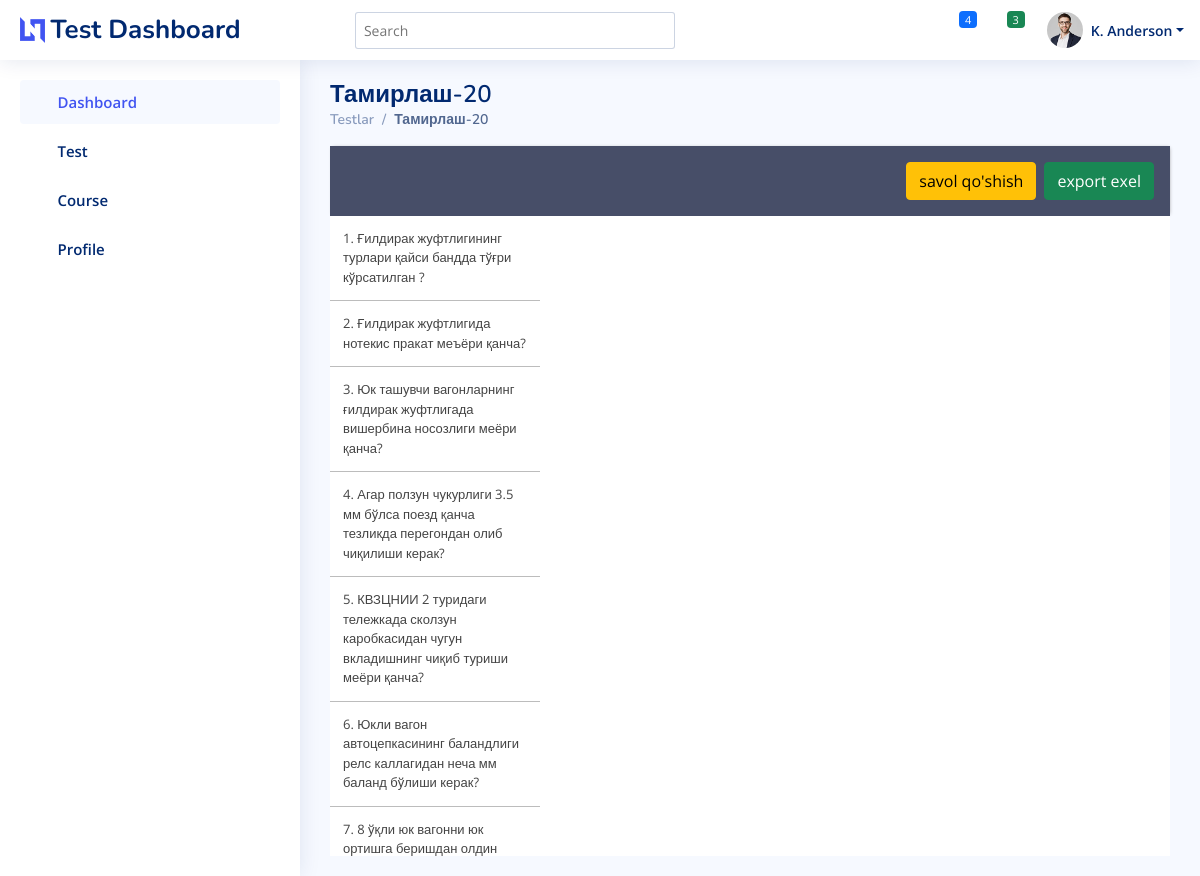
Page /quiz/36 on the committed database.
### quiz/models.py (models this page shows, shortened)
class Quiz(models.Model):
    category = TreeForeignKey("quiz.Category", on_delete=models.CASCADE, null=True, blank=True,
                              related_name='quizs',
                              verbose_name='Bo\'lim', help_text="Bo'limni tanlang")
    course = models.ForeignKey(
        "course.Course", on_delete=models.CASCADE, related_name='quizs_course', blank=True, null=True)
    module = models.ForeignKey("course.Module", verbose_name=_(
        "module"), on_delete=models.CASCADE, blank=True, null=True, related_name='quizs_module')
    title = models.CharField(max_length=255, blank=True)
    description = models.CharField(max_length=255, blank=True)
    number_of_questions = models.IntegerField(
        verbose_name="Test savollari soni", blank=True)
    score_to_pass = models.IntegerField(
        verbose_name='o\'tish bali', help_text="O'tish uchun eng past ball (1 ~ 100 oralig'ida)")
    time = models.IntegerField(
        verbose_name='test vaqti', help_text="test yechish uchun vaqt davomiyligi")
    created = models.DateTimeField(auto_now_add=True)
    active = models.BooleanField(default=False)
    def __str__(self):
        return f"{self.category}"
    class Meta:
        ordering = ['category', 'course', 'module']

class Category(MPTTModel):
    name = models.CharField(
        verbose_name=_("Category Name"),
        help_text=_("Required and unique"),
        max_length=255,
    )
    slug = models.SlugField(verbose_name=_(
        "Category safe URL"), max_length=255, unique=True)
    parent = TreeForeignKey("self", on_delete=models.CASCADE,
                            null=True, blank=True, related_name="children")
    is_active = models.BooleanField(default=True)
    icon = models.ImageField()
    class MPTTMeta:
        order_insertion_by = ["name"]
    class Meta:
        verbose_name = _("Category")
        verbose_name_plural = _("Categories")
    def __str__(self):
        return self.name

class Question(models.Model):
    quiz = models.ForeignKey(
        Quiz, on_delete=models.CASCADE, related_name='questions')
    text = models.TextField(blank=True, null=True)
    uuid = models.UUIDField(default=uuid.uuid4(), editable=False, unique=True)
    created = models.DateTimeField(auto_now_add=True)
    order = OrderField(blank=True, for_fields=['quiz'], null=True)
    class Meta:
        ordering = ['created']

### quiz/views.py (the view, shortened to what this page needs)
class QuizDetailView(TemplateResponseMixin, View):
    template_name = 'dashboard/pages/question_list.html'
    def get(self, request, pk):
        quiz = get_object_or_404(Quiz, pk=pk)
        questions = quiz.questions.all()
        return self.render_to_response({
            'questions': questions,
            'quiz': quiz
        })

### account/context_processors.py (called while the page is built, shortened)
def account_info(request):
    return {}

### quiz/templates/dashboard/pages/question_list.html
{% extends 'dashboard/base.html' %}
{% load static %}
{% load crispy_forms_tags %}
{% block style %}
    <link rel="stylesheet" href="{% static 'assets/css/quiz_style.css' %}">
{% endblock style %}
{% block content %}
    <div class="pagetitle">
        <h1>{{ quiz }}</h1>
        <nav>
            <ol class="breadcrumb">
                <li class="breadcrumb-item"><a href="{% url 'quiz:quiz_list' %}">Testlar</a></li>
                <li class="breadcrumb-item active">{{ quiz }}</li>
            </ol>
        </nav>
    </div>
    <div class="block__btn gap-2">
       <button hx-target="#wrapper-form" hx-get="{% url 'quiz:create_question' quiz.pk %}" hx-swap="innerHTML"
                class="btn btn-warning">savol qo'shish
        </button>
    <button hx-target="#wrapper-form" hx-get="{% url 'quiz:create_question_with_excel' quiz.pk %}" hx-swap="innerHTML"
                class="btn btn-success">export exel
        </button>
    </div>
    <div class="wrapper-quiz">
        <div class="wrapper-questions">
            <div class="block__questions">
                <ul class="list__questions" id="list_question">
                    {% for question in questions %}
                        {% include 'dashboard/manage/detail_question.html' %}
                    {% endfor %}
                </ul>
            </div>
        </div>
        <div class="wrapper-form" id="wrapper-form">
        </div>
    </div>
{% endblock %}

### quiz/templates/dashboard/manage/detail_question.html
<li data-question="{{ question.id }}" hx-get="{% url 'quiz:update_question' question.id %}" hx-target="#wrapper-form"
    hx-swap="innerHtml"
    class="item__question"><span>{{ question.order|add:1 }}. </span>
    {{ question.text }}
</li>

### quiz/static/assets/css/style.css (style rules this page uses)
:root { scroll-behavior: smooth; }
body { font-family: "Open Sans", sans-serif; background: #f6f9ff; color: #444444; }
a { color: #4154f1; text-decoration: none; }
h1, h2, h3, h4, h5, h6 { font-family: "Nunito", sans-serif; }
.pagetitle { margin-bottom: 10px; }
.pagetitle h1 { font-size: 24px; margin-bottom: 0; font-weight: 600; color: #012970; }
.breadcrumb { font-size: 14px; font-family: "Nunito", sans-serif; color: #899bbd; font-weight: 600; }
.breadcrumb a { color: #899bbd; transition: 0.3s; }
.breadcrumb .breadcrumb-item::before { color: #899bbd; }
.breadcrumb .active { color: #51678f; font-weight: 600; }

### quiz/static/assets/css/quiz_style.css (style rules this page uses)
a { color: black; text-decoration: none; }
.wrapper-quiz { display: grid; grid-template-columns: 25% auto; height: 80vh; background: #fff; overflow: hidden; }
.wrapper-questions { position: relative; }
.block__questions { height: 80vh; }
.list__questions { overflow-y: scroll; height: 100%; }
.item__question { padding: 1em; border-bottom: .3px solid rgba(128, 128, 128, 0.53); font-size: 13px; cursor: pointer; }
.block__btn { min-height: 60px; display: flex; justify-content: end; padding: 1em; box-shadow: 1px 0 4px -2px gray; background-color: #474E68; }
ul { padding: 0; }
.wrapper-form { height: 100%; overflow-y: auto; }

### rows in the picture
Quiz: category.name "Тамирлаш-20"
Question: order|add "1", text "Ғилдирак жуфтлигининг турлари қайси бандда тўғри кўрсатилган ?"
Question: order|add "2", text "Ғилдирак жуфтлигида нотекис пракат меъёри қанча?"
Question: order|add "3", text "Юк ташувчи вагонларнинг ғилдирак жуфтлигада вишербина носозлиги меёри қанча?"
Question: order|add "4", text "Агар ползун чукурлиги 3.5 мм бўлса поезд қанча тезликда перегондан олиб чиқилиши керак?"
Question: order|add "5", text "КВЗЦНИИ 2 туридаги тележкада сколзун каробкасидан чугун вкладишнинг чиқиб туриши меёри қанча?"
Question: order|add "6", text "Юкли вагон автоцепкасининг баландлиги релс каллагидан неча мм баланд бўлиши керак?"
Question: order|add "7", text "8 ўқли юк вагонни юк ортишга беришдан олдин…"
